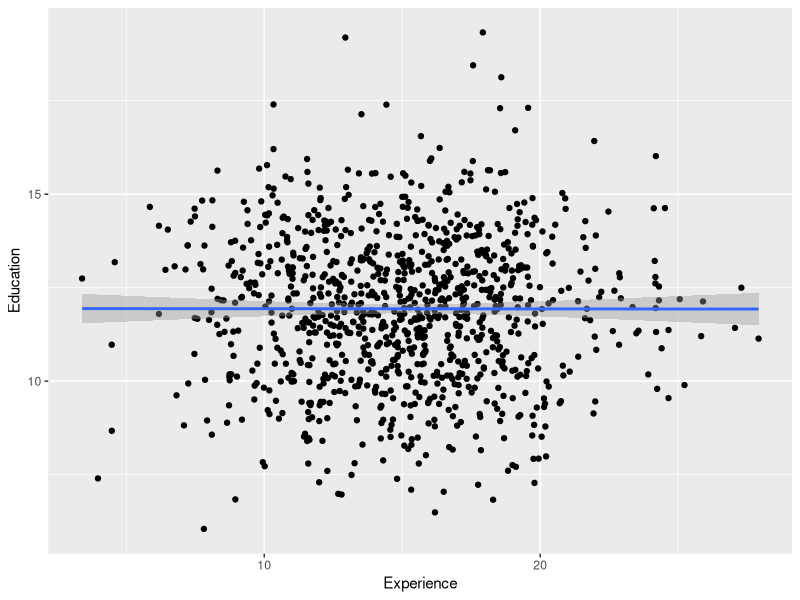
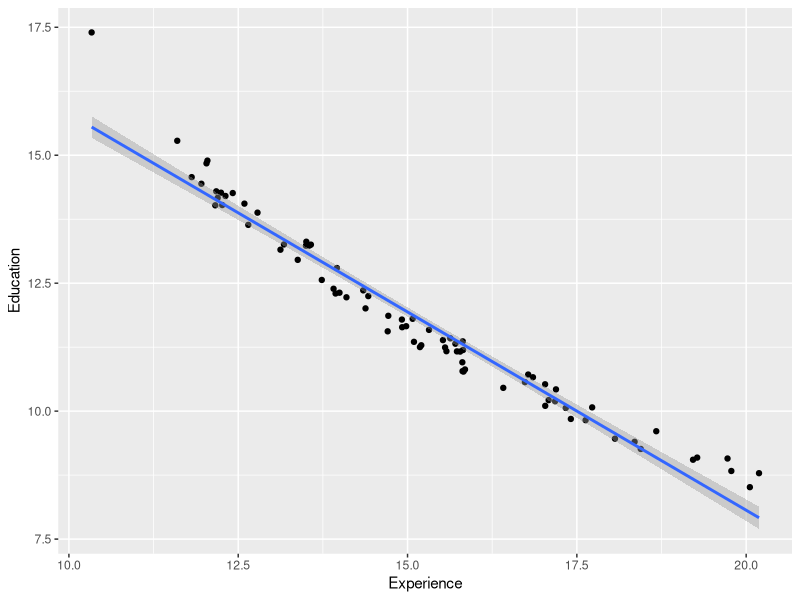
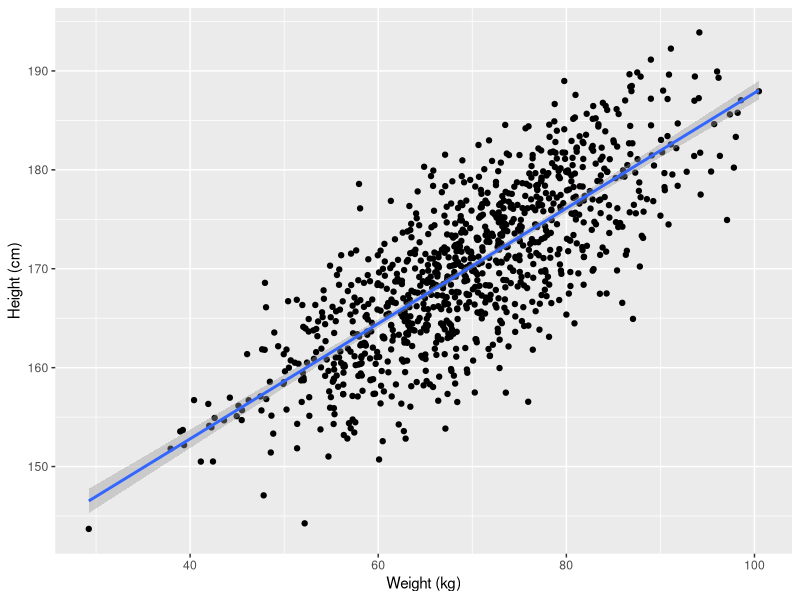
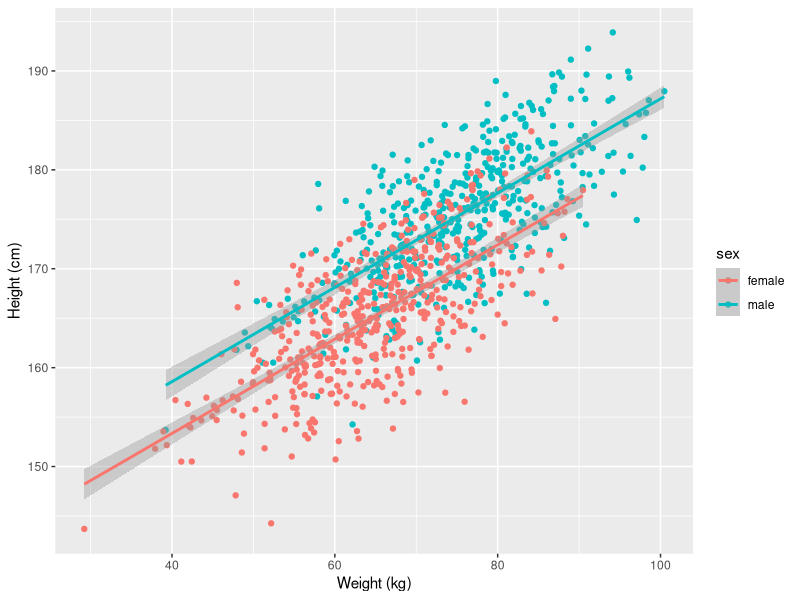
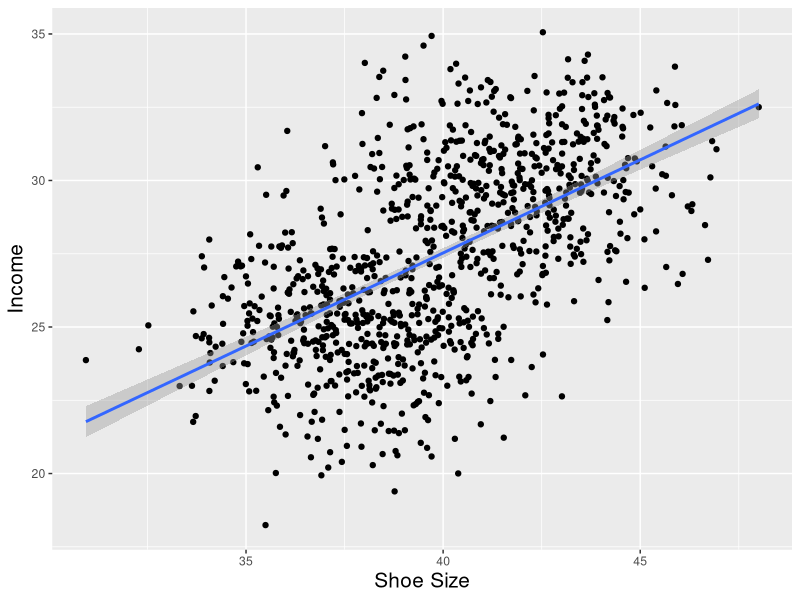
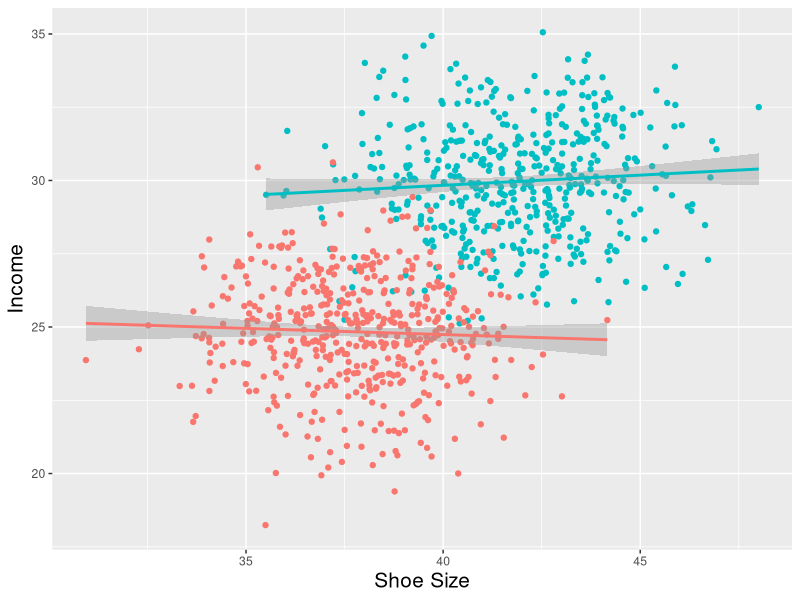

R code for these plots, in order:
########################################
# randomly generated variables and ggplot2 examples
# stats II lab - spring 2019 - gabriel tarriba
########################################

library(tidyverse)

# In this file we generate random variables from  normal distributions and plot graphs using ggplot2
# NOTE: You may adapt the code for your assignments but please use different examples! Otherwise you won't get marks

################################
# Example 1: Salary, education and experience

# Let's assume that salary is an additive function of education and experience
exp <- rnorm(1000, 15, 4) # Mean experience is 15 years, std. dev = 5 years
educ <- rnorm(1000, 12, 2) # Mean educ = 12 years, std. dev = 2 years
salary <- 20000 + 100*(exp*educ) # Salary is 20,000 plus 100 times the product of experience and education
dat <- data.frame(exp, educ, salary) # We create a data frame with the variables created, and indicate that 

# Now we plot them in a scatter plot - no relationship!
ggplot(dat, aes(x = exp, y = educ)) +
  geom_point() + 
  xlab("Experience") + 
  ylab("Education") +
  geom_smooth(method='lm') # This adds a best-fit line (lm = linear model) with confidence intervals (95%)

# Now let's control for salary - we create a dataset with salaries around the mean
mean(dat$salary)
dat2 <- subset(dat, salary >= 37000 & salary < 38000)

# We plot once again the relationship between experience and education, for people with very similar salaries
# We have induced a negative relationship!
ggplot(dat2, aes(x = exp, y = educ)) +
  geom_point() + 
  xlab("Experience") + 
  ylab("Education") +
  geom_smooth(method='lm')

################################
# Example 2: Sex, height, weight

# Let's think of sex, height and weight as mutually related variables
sex <- rep(c("male", "female"), each = 500) # We create 500 "women" and 500 "men"...
height <- rnorm(500, 165, 7) + 10*as.numeric(sex == "male") # Height has a mean of 165 and std. dev. of 7, we add 7 if it's a male
weight <- (height - 100) + rnorm(500, 0, 7) # Weight is a function of height plus a random disturbance with mean 0 and std. dev. 7
dat3 <- data.frame(sex, height, weight)

# We plot them all together and spot a positive relationship...
ggplot(dat3, aes(x = weight, y = height)) +
  geom_point() + 
  xlab("Weight (kg)") + 
  ylab("Height (cm)") +
  geom_smooth(method='lm')

# Now we distinguish between men and women, but the relationship between weight and height persists within each group.
ggplot(dat3, aes(x = weight, y = height, color = sex)) +
  geom_point() + 
  xlab("Weight (kg)") + 
  ylab("Height (cm)") +
  geom_smooth(method='lm')

################################
# Example 3: Gender, shoe size, income

gender <- rep(c("male", "female"), each = 500) # We create 500 "women" and 500 "men"...
shoe_size <- rnorm(1000, 38, 2) + 4 * as.numeric(gender == "male") # Shoe size is a random number plus 4 if the subject is male
income = rnorm(1000, 25, 2) + 5 * as.numeric(gender == "male") # Income is a random number plus 5 if the subject is male
dat <- data.frame(gender, shoe_size, income, stringsAsFactors = FALSE)

# We plot the relationship between shoe size and income - there seems to be a positive relationship
ggplot(dat, aes(x = shoe_size, y = income)) +
  geom_point() +
  geom_smooth(method='lm') + 
  guides(color = FALSE) + 
  xlab("Shoe Size") + ylab("Income") + 
  theme(axis.title.x = element_text(size = 15),
        axis.title.y = element_text(size = 15)) 

# But if we condition on gender, the relationship disappears
ggplot(dat, aes(x = shoe_size, y = income, color = gender)) +
  geom_point() + 
  geom_smooth(method='lm') +
  guides(color = FALSE) + 
  xlab("Shoe Size") + ylab("Income") + 
  theme(axis.title.x = element_text(size = 15),
        axis.title.y = element_text(size = 15)) 
  


       